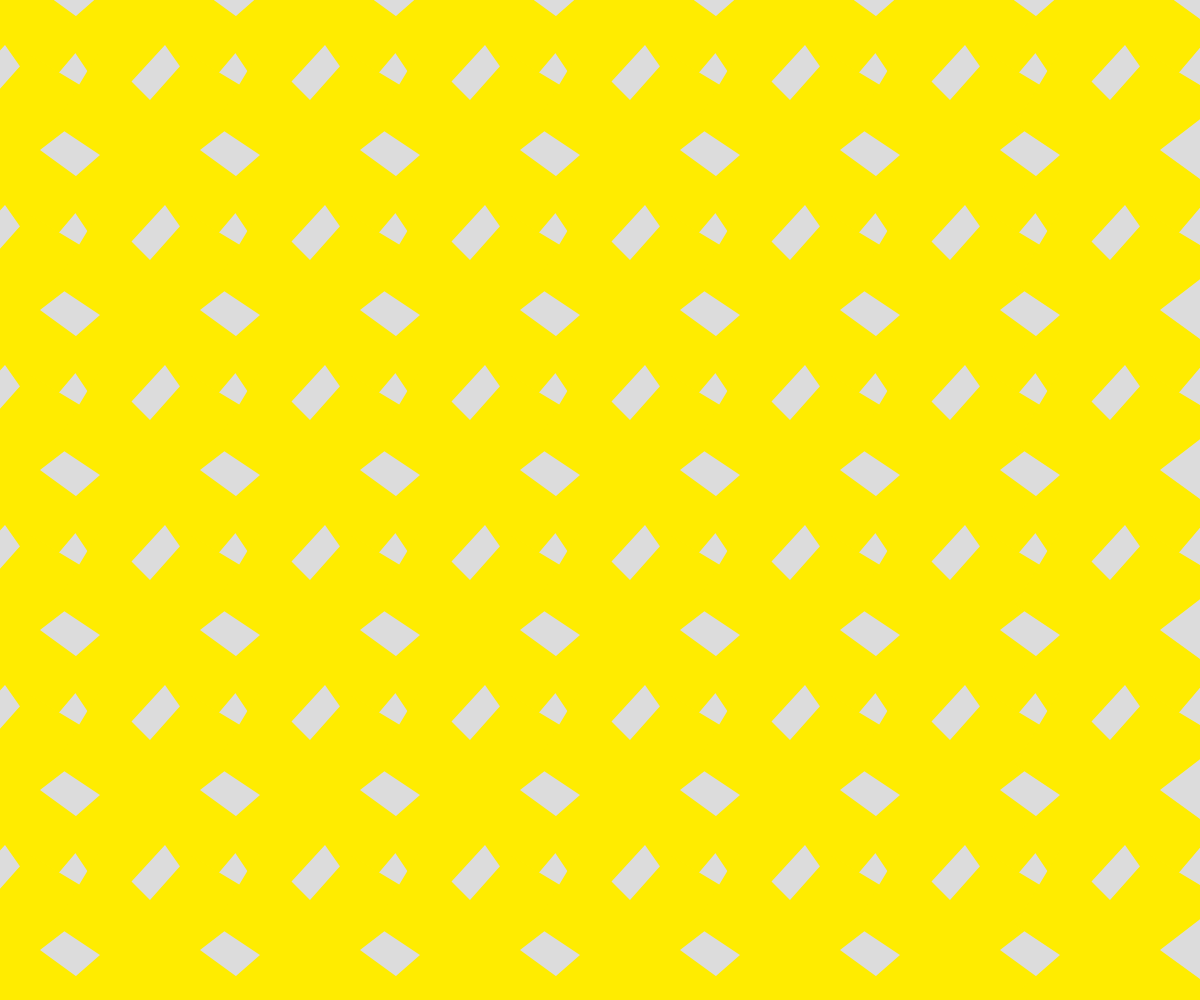
Frame 1 (no input)
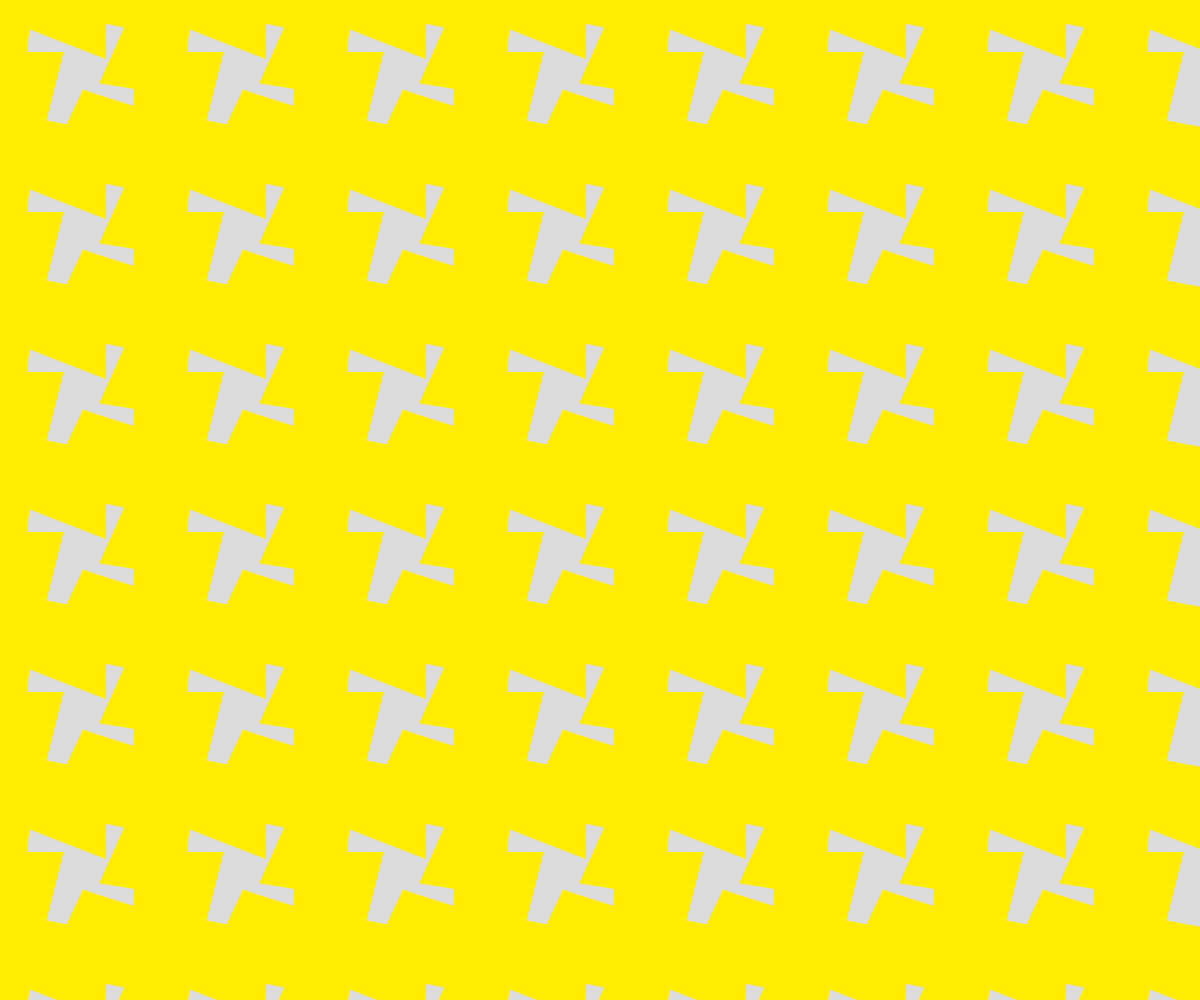
Frame 60 (no input)
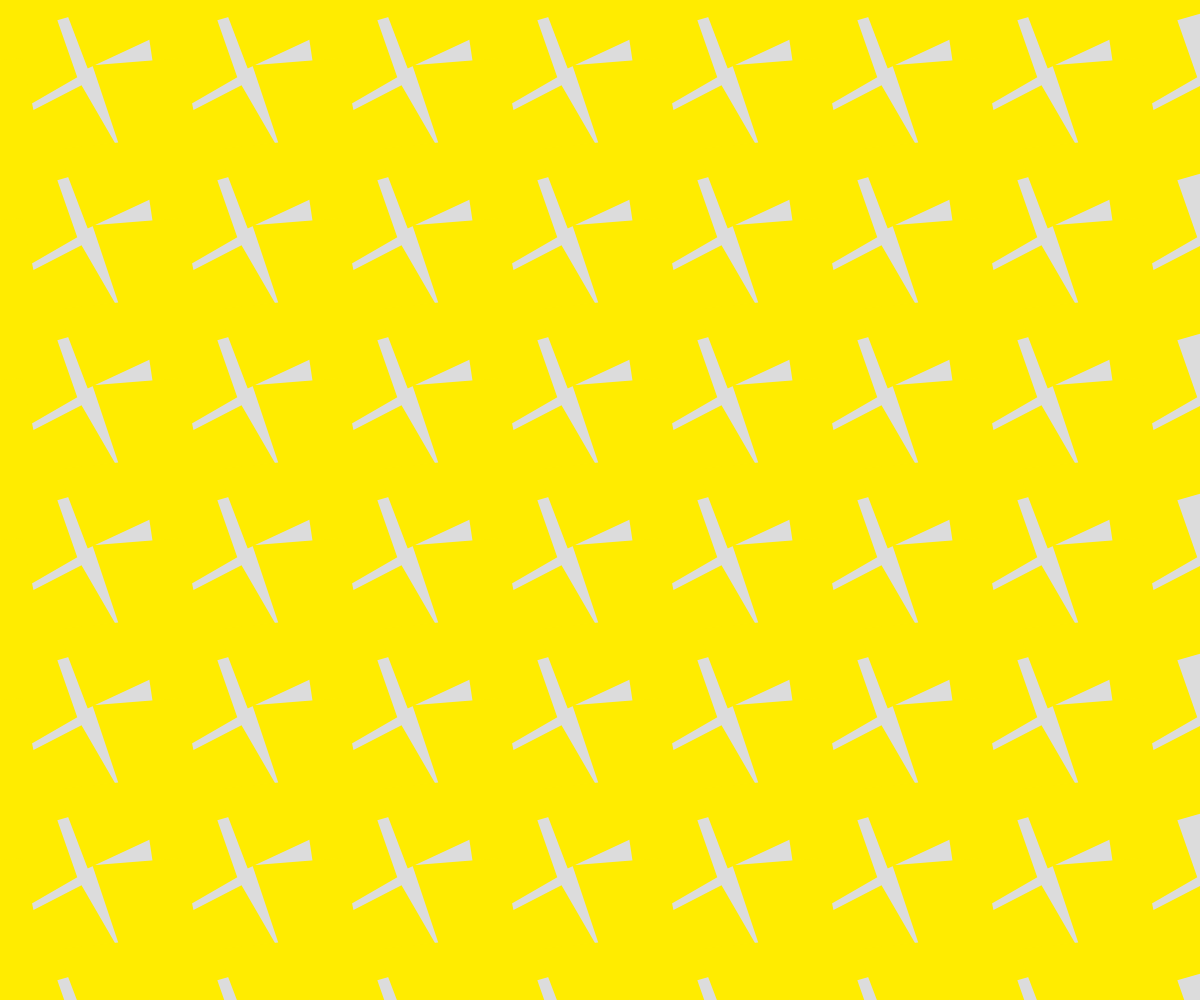
Frame 120 (the mouse pressed at the canvas centre since frame 60)

The p5.js sketch that drew these frames (run headless with seeded random() and noise() and a simulated clock; from frame 60 on, the mouse is pressed at the canvas centre):

// p5.js sketch
// ── sketch.js
let rad = 0;
let cols, rows;
let interval = 160;

function setup() {
  createCanvas(windowWidth, windowHeight);

  cols = width / 160;
  rows = height / 160;
}

function draw() {
  background(220);

  noStroke();
  fill(255, 236, 0);

  for (let x = 0; x < cols; x++) {
    for (let y = 0; y < rows; y++) {
      //꽃의 중심점
      let centerX = x * interval;
      let centerY = y * interval;

      push();
      translate(centerX, centerY);
      //rotate보다 translate이 먼저 와야한다.
      rotate(rad);
      //p5js에서 회전은 모든 것이 화면 중심(0,0)을 기준으로 회전을 한다.
      //translate은 좌표 체계를 원하는 쪽으로 이동시킨다는 것이다.

      //꽃
      beginShape();
      vertex(-10, -60);
      vertex(-60, -110);
      vertex(-105, -35);
      vertex(-60, -5);
      vertex(-100, +30);
      vertex(-50, +105);
      vertex(+5, +45);
      vertex(+40, +95);
      vertex(+95, +30);
      vertex(+40, -10);
      vertex(+105, -60);
      vertex(+30, -105);
      vertex(-10, -60);
      endShape();
      pop();
    }
  }

  rad += PI / 180;
}
